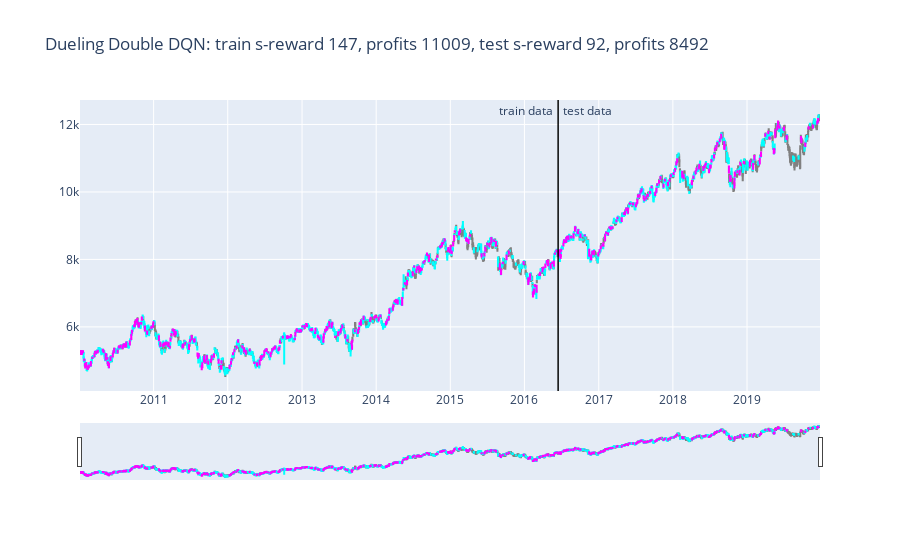

The cell this chart's notebook holds for it:
### Code cell
plot_train_test_by_q(Environment1(train), Environment1(test), Q, 'Dueling Double DQN')

### Figure 1 — Plotly figure (JSON) as saved in the notebook; plotly's stock layout.template omitted (floating-point values rounded to 4 significant figures; data arrays with more than 128 entries replaced by an {"elided": "..."} marker saying what was removed)
{"data": [{"close": {"elided": "463 float values"}, "decreasing": {"line": {"color": "gray"}}, "high": {"elided": "463 float values"}, "increasing": {"line": {"color": "gray"}}, "low": {"elided": "463 float values"}, "open": {"elided": "463 float values"}, "type": "candlestick", "x": {"elided": "463 str values"}}, {"close": {"elided": "849 float values"}, "decreasing": {"line": {"color": "cyan"}}, "high": {"elided": "849 float values"}, "increasing": {"line": {"color": "cyan"}}, "low": {"elided": "849 float values"}, "open": {"elided": "849 float values"}, "type": "candlestick", "x": {"elided": "849 str values"}}, {"close": {"elided": "263 float values"}, "decreasing": {"line": {"color": "magenta"}}, "high": {"elided": "263 float values"}, "increasing": {"line": {"color": "magenta"}}, "low": {"elided": "263 float values"}, "open": {"elided": "263 float values"}, "type": "candlestick", "x": {"elided": "263 str values"}}, {"close": {"elided": "342 float values"}, "decreasing": {"line": {"color": "gray"}}, "high": {"elided": "342 float values"}, "increasing": {"line": {"color": "gray"}}, "low": {"elided": "342 float values"}, "open": {"elided": "342 float values"}, "type": "candlestick", "x": {"elided": "342 str values"}}, {"close": {"elided": "389 float values"}, "decreasing": {"line": {"color": "cyan"}}, "high": {"elided": "389 float values"}, "increasing": {"line": {"color": "cyan"}}, "low": {"elided": "389 float values"}, "open": {"elided": "389 float values"}, "type": "candlestick", "x": {"elided": "389 str values"}}, {"close": {"elided": "134 float values"}, "decreasing": {"line": {"color": "magenta"}}, "high": {"elided": "134 float values"}, "increasing": {"line": {"color": "magenta"}}, "low": {"elided": "134 float values"}, "open": {"elided": "134 float values"}, "type": "candlestick", "x": {"elided": "134 str values"}}], "layout": {"annotations": [{"showarrow": false, "text": " test data", "x": "2016-06-15", "xanchor": "left", "xref": "x", "y": 1, "yref": "paper"}, {"showarrow": false, "text": "train data ", "x": "2016-06-15", "xanchor": "right", "xref": "x", "y": 1, "yref": "paper"}], "shapes": [{"line": {"color": "rgb(0,0,0)", "width": 1}, "x0": "2016-06-15", "x1": "2016-06-15", "xref": "x", "y0": 0, "y1": 1, "yref": "paper"}], "showlegend": false, "title": {"text": "Dueling Double DQN: train s-reward 147, profits 11009, test s-reward 92, profits 8492"}}}
